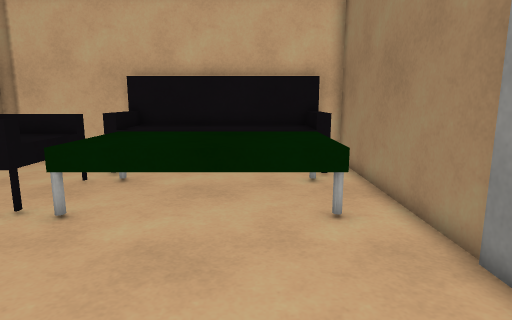
View 1 (above)

16 first-person views from a walk through a scene from a Unity 3-D project. The camera is 1.2 m above the floor, tilts 10° down and sees 75° across. The floor is counted in squares, 0.41 m on a side. Each view is taken from the middle of a square. On the plan, view 1 faces up. The plan holds only what a view shows up to about 20 squares ahead; the rest is blank. The player is left out. Surface patterns are stand-ins for the level's own textures.

View 2
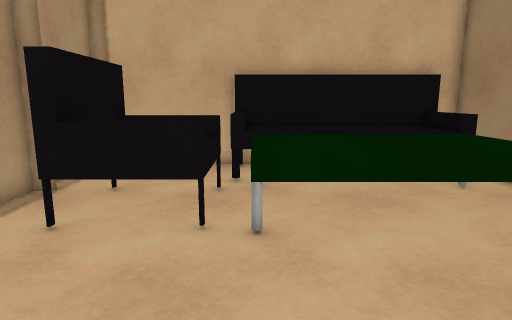

View 3
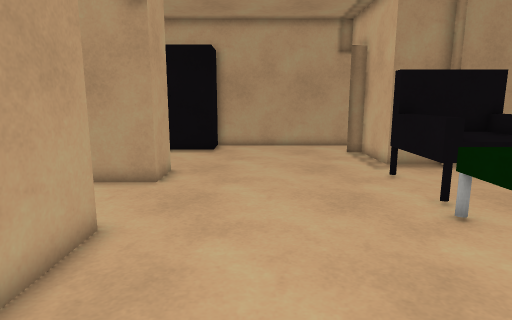

View 4
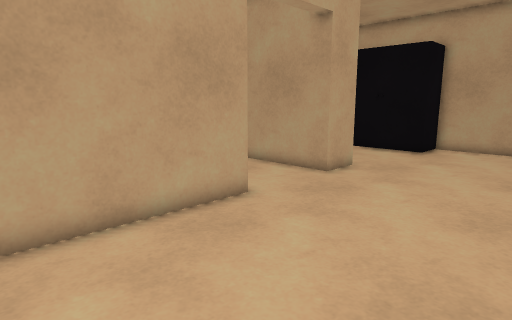

View 5
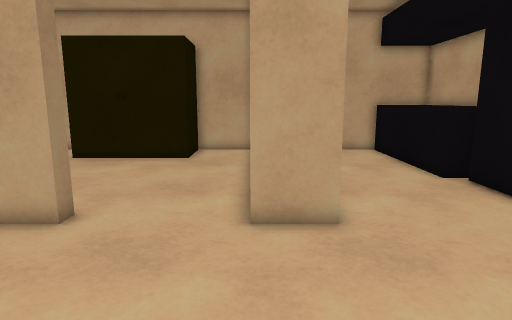

View 6
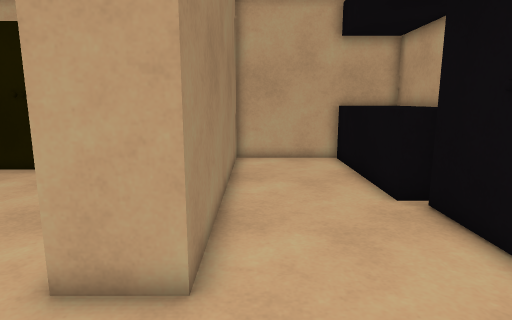

View 7
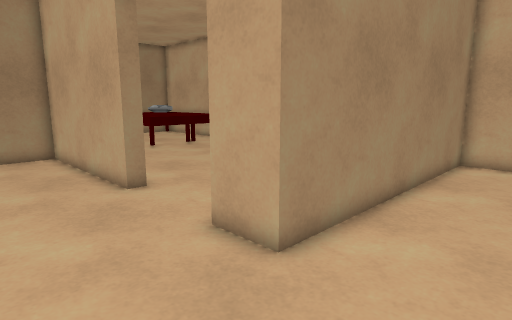

View 8
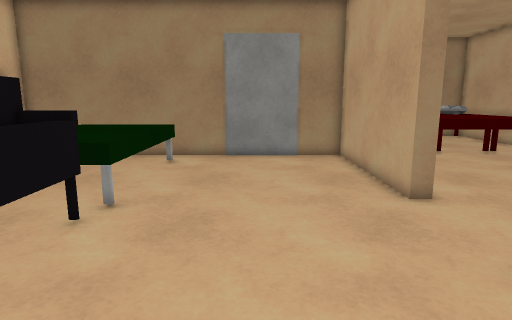

View 9
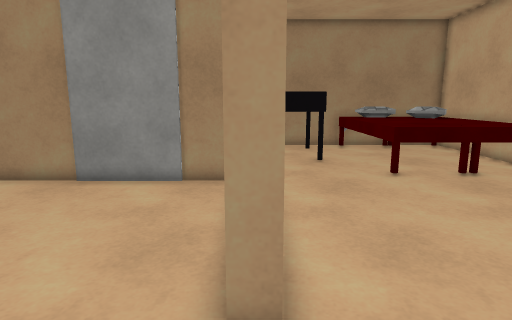

View 10
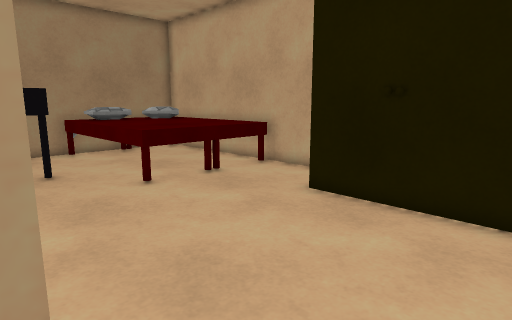

View 11
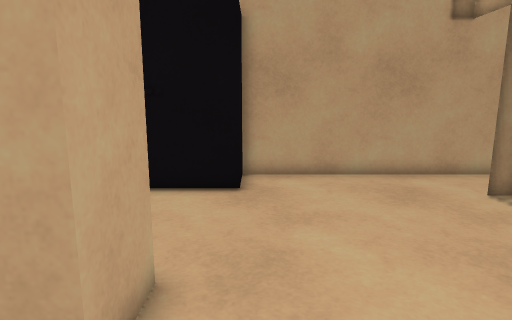

View 12
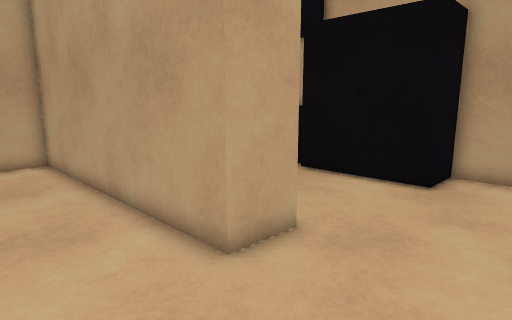

View 13
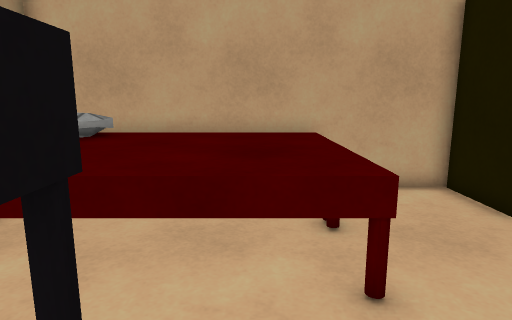

View 14
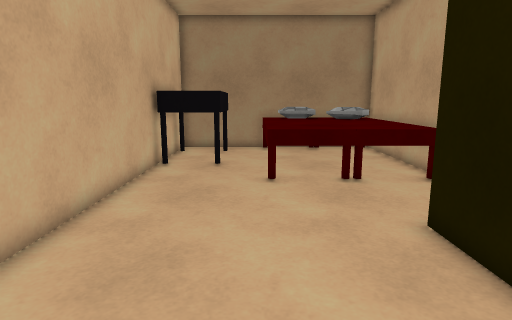

View 15
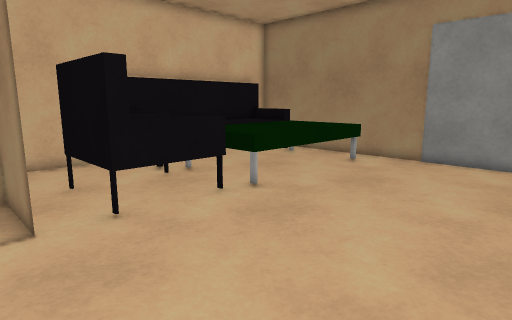

View 16
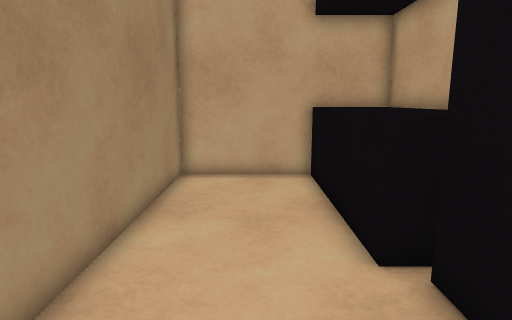

### Floor plan
Key: @ floor where view 1 was taken; # wall or solid block; . floor; ^ raised ledge.
Columns run from 19 left of view 1 to 11 right of it. Each row starts with its distance up from view 1.
 16         ################
 15        # ....^^^^^^^^^ #
 14        #.....^^^^^^^^^^#
 13        #.....^^^^^^^^^^#
 12        ###^^^.^^^^^^^^.#
 11 #      # ^^^^^^^^^^^^^.#
 10 #.     # ^^^^^^^^^^^^^.#
  9 #..##### ^^^^^^^^^^^^^.#
  8 #..#   #.#^^^.^^^^^^^^.#
  7 #......................#
  6 #......................#
  5 #......................#
  4 #......................#
  3 #......................#
  2 #......................#
  1 # .....................#
  0  ##................@...#
 -1   #.....###....################
 -2   #.....###................^
 -3   #.....###................^
 -4   #.....###................^^^^
 -5   #.....###...................
 -6   ^^....###...................
 -7 ^^^^....###.............^^^^^^^
 -8 ^^^^....###.............^^^^^^^
 -9 ^^^^....###.............^^^^^^^
-10 ^  ^....###.. #######...^^^^^^^
-11 ^^^^....###.. #    # ...^^^^^^^
-12 ^^^^....###..##    # ...^^^^^^^
-13 #^^###### #####    ############

Positions as (right, up) in squares from view 1, and headings:
1: (0, 0), facing up
2: (-5, 1), facing up
3: (3, 3), facing left
4: (3, 7), facing down-left
5: (-9, 7), facing down
6: (-12, 4), facing down
7: (-15, 4), facing down-right
8: (-14, 4), facing right
9: (-8, -1), facing right
10: (-6, -1), facing down-right
11: (-6, 1), facing left
12: (-5, 4), facing down-left
13: (7, -2), facing down
14: (-7, -6), facing right
15: (-13, 0), facing up-right
16: (-14, 0), facing down
